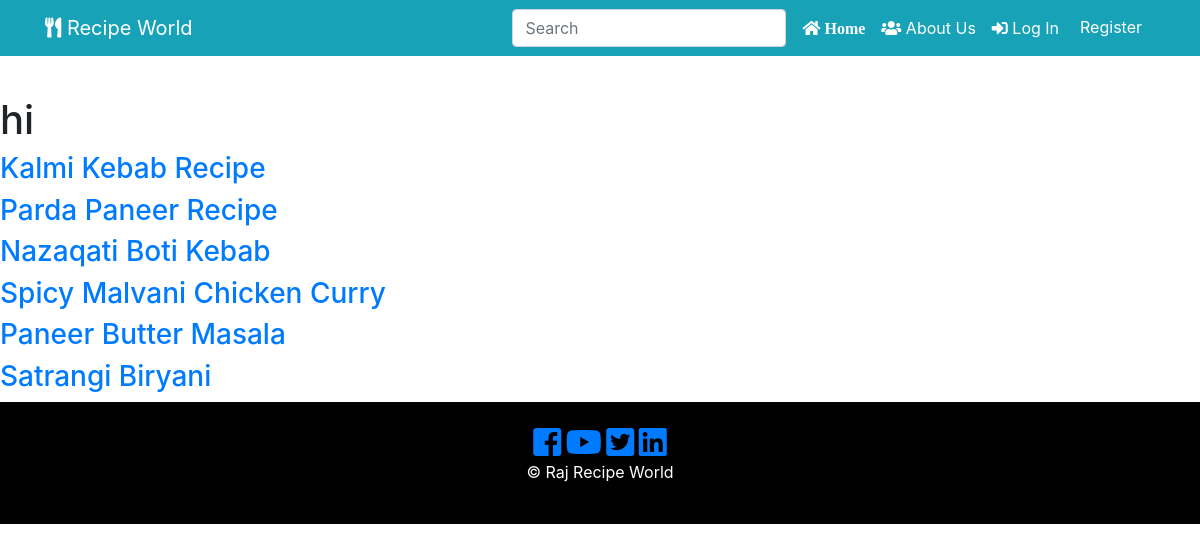
Before: /search with the older database file.
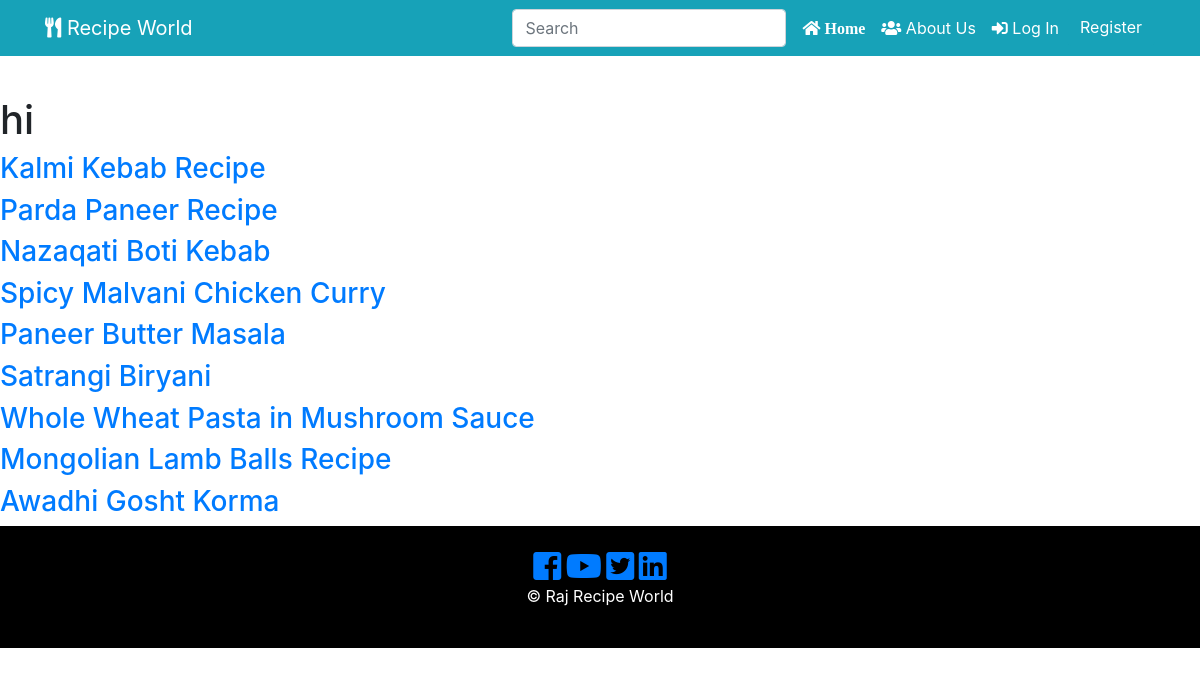
After: the same page with the newer database file.
### recipe_app/models.py (models this page shows, shortened)
class RecipePost(db.Model):
    __searchable__ = ['recipe_name']
    users = db.relationship(User)
    id = db.Column(db.Integer, primary_key=True)
    user_id = db.Column(db.Integer, db.ForeignKey('users.id'), nullable=False)
    date = db.Column(db.DateTime, nullable=False, default=datetime.utcnow)
    recipe_image = db.Column(db.String(128), default=None, nullable=True)
    recipe_name = db.Column(db.String(164), nullable=False)
    course = db.Column(db.String(164), nullable=False)
    food_category = db.Column(db.String(164), nullable=False)
    cuisine = db.Column(db.String(164), nullable=False)
    prep_time = db.Column(db.String(164), nullable=False)
    cook_time = db.Column(db.String(164), nullable=False)
    allergens = db.Column(db.String(164), nullable=False)
    serving = db.Column(db.String(164), nullable=False)
    ingredients = db.Column(db.Text, nullable=False)
    recipe_description = db.Column(db.Text, nullable=False)

### recipe_app/search/views.py (the view)
@search.route('/search', methods=['GET','POST'])
def search_result():
	form = SearchForm()
	recipe_search = RecipePost.query.all()
	if form.validate_on_submit():
		recipe_search =RecipePost.query.order_by(RecipePost.recipe_name.like('%' + form.form.data + '%'))
		return render_template('search.html', recipe_search = recipe_search, form=form)
	return render_template('search.html', recipe_search = recipe_search)

### recipe_app/search/forms.py
class SearchForm(FlaskForm):
	searchRecipe = StringField('Search', validators=[DataRequired()])

### recipe_app/templates/search.html
{% extends "base.html" %}
{% block content %}
<h1> hi </h1>
    {% for recipe in recipe_search%}
      <h3> <a href="{{ url_for('recipe_posts.recipe_post', recipe_post_id=recipe.id) }}">{{ recipe.recipe_name }}</a> </h3>
         {% endfor %}
  {% endblock content %}

Changed rows visible on the page:
added RecipePost: recipe_name "Whole Wheat Pasta in Mushroom Sauce"
added RecipePost: recipe_name "Mongolian Lamb Balls Recipe"
added RecipePost: recipe_name "Awadhi Gosht Korma"
